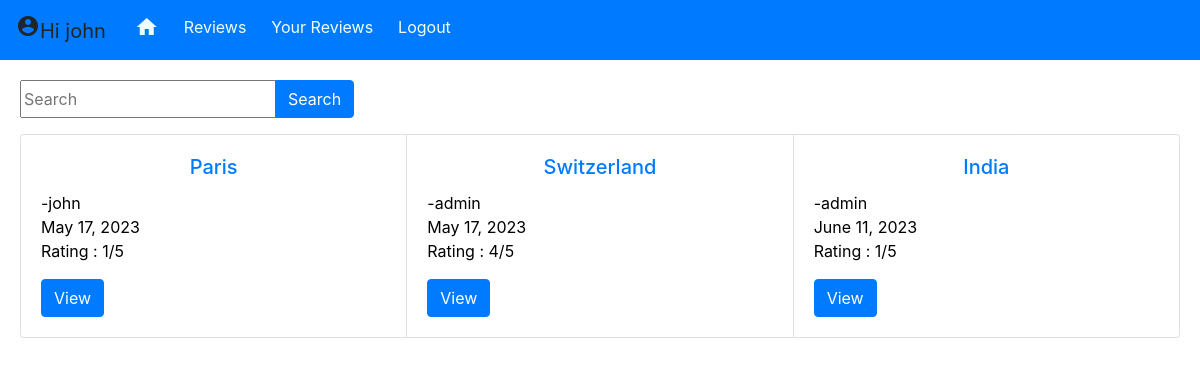
The app's page /reviewlist/ (signed in) with its own data.
### base/models.py (models this page shows)
class Review(models.Model):
    user = models.ForeignKey(User, on_delete=models.CASCADE, null=True,blank=True)
    title  = models.CharField(max_length=200)
    description = models.TextField(null=True,blank=True)
    location = models.CharField(max_length=200)
    linktolocation = models.URLField(null=True,blank=True)
    public = models.BooleanField(default=True)
    date  = models.DateField(auto_now_add=True)
    rating = models.SmallIntegerField(default=1,validators=[MinValueValidator(0),MaxValueValidator(5)])
    def __str__(self):
        return self.title
    class Meta:
        order_with_respect_to = 'user'

### base/views.py (the view)
# urls.py: path('reviewlist/',views.PublicReviewList.as_view(), name= 'reviewlist'),
class PublicReviewList(ListView):
    model = Review
    context_object_name = 'review'
    def get_context_data(self, **kwargs):
        context = super().get_context_data(**kwargs)
        public_reviews = context['review'].filter(public=True)
        context['review'] = public_reviews
        search_input = self.request.GET.get('search-area') or ''
        if search_input:
            context['review'] = context['review'].filter(
                title__contains=search_input)
        context['search_input'] = search_input
        return context

### base/templates/base/review_list.html (shortened to what this page needs)
{% extends 'base/mainbase.html' %}
{% block main %}
<form method="GET" style="display: flex;">
    <div class="input-group mb-3">
        <input type='text' name='search-area' placeholder="Search" value="{{search_input}}">
        <div class="input-group-append">
            <input class="btn btn-primary" type="submit" value='Search'>
        </div>
    </div>
</form>
<div class="review-list-public">
    <div class="card-group">
        {% for reviews in review%}
        <div class="card">
            <div class="card-body">
                <h5 class="card-title"><a href="{% url 'detail' reviews.id %}">{{reviews}}</a></h5>
                <p class="card-text">-{{reviews.user}}<br>{{reviews.date}}<br>Rating : {{reviews.rating}}/5</p>
                <a href="{% url 'detail' reviews.id %}" class="btn btn-primary">View</a>
            </div>
        </div>
        {% endfor%}
    </div>
</div>
{% endblock%}

### base/templates/base/navbar.html (shortened to what this page needs)
<div class="navbar-main">
    <nav class="navbar navbar-expand-lg navbar-ligt bg-primary">
        <div class="navbar-brand" href="#">{% if request.user.is_authenticated %}
            <span class="material-icons">
            </span>Hi {{user}}
            {% endif %}
        </div>
        <div class="collapse navbar-collapse" id="navbarNav">
            <div class="navbar-nav">
                <div class="btn-toolbar" role="toolbar" aria-label="Toolbar with button groups">
                    <div class="btn-group mr-2" role="group" aria-label="First group">
                        <div class="btn btn-primary">
                            <a href="{% url 'home' %}"><span class="material-icons">
                                </span></a>
                        </div>
                        <div class="btn btn-primary">
                            <a href="{% url 'reviewlist' %}">Reviews</a>
                        </div>
                        {% if request.user.is_authenticated %}
                        <div class="btn btn-primary">
                            <a href="{% url 'userreviewlist' %}">Your Reviews</a>
                        </div>
                        <div class="btn btn-primary">
                            <a href="{% url 'logout' %}"> Logout</a>
                        </div>
                        {% endif %}
                    </div>
                </div>
            </div>
        </div>
</div>

### base/templates/base/mainbase.html (style rules this page uses)
a { text-decoration: none; font-style: none; }
.navbar-nav a { color: azure; }
.review-list-public { color: none; }
h1, h2, h3, h4, h5, h6 { text-align: center; }

### records on screen
Review: title "Paris", user "john", date "May 17, 2023", rating "1"
Review: title "Switzerland", user "admin", date "May 17, 2023", rating "4"
Review: title "India", user "admin", date "June 11, 2023", rating "1"

### other values on screen
{{ user }} "john"
